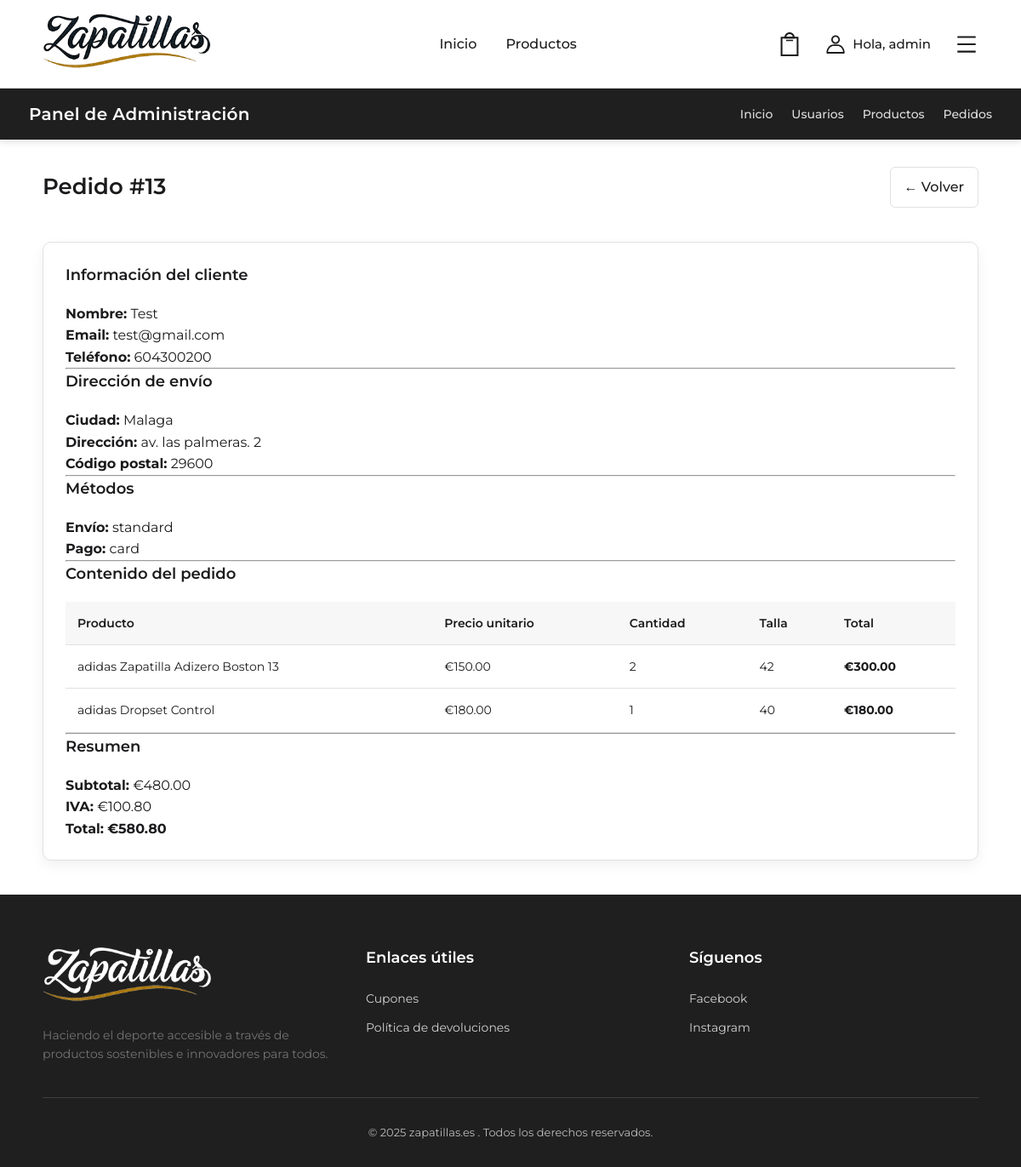
Screenshot of /admin/order-view.php?id=13 (signed in) with the database file from the repository.
### tables this page shows
CREATE TABLE `orders` (
  `id` int(11) NOT NULL,
  `customer_name` varchar(150) NOT NULL,
  `customer_email` varchar(150) NOT NULL,
  `customer_phone` varchar(50) DEFAULT NULL,
  `city` varchar(100) DEFAULT NULL,
  `address` varchar(255) DEFAULT NULL,
  `postal_code` varchar(20) DEFAULT NULL,
  `shipping_method` varchar(50) DEFAULT NULL,
  `payment_method` varchar(50) DEFAULT NULL,
  `subtotal` decimal(10,2) NOT NULL,
  `tax` decimal(10,2) NOT NULL,
  `total` decimal(10,2) NOT NULL,
  `created_at` timestamp NULL DEFAULT current_timestamp()
);

CREATE TABLE `order_items` (
  `id` int(11) NOT NULL,
  `order_id` int(11) NOT NULL,
  `product_id` int(11) NOT NULL,
  `size` varchar(20) DEFAULT NULL,
  `qty` int(11) NOT NULL,
  `price` decimal(10,2) NOT NULL,
  `subtotal` decimal(10,2) NOT NULL,
  `product_name` varchar(255) DEFAULT NULL,
  `product_price` decimal(10,2) DEFAULT NULL
);

### admin/order-view.php (the view, shortened to what this page needs)
<?php
require_once realpath(__DIR__ . '/../includes/config.php');
require_once $base_path . 'includes/header.php';
$id = (int)($_GET['id'] ?? 0);
$stmt = $pdo->prepare("SELECT * FROM orders WHERE id = ?");
$stmt->execute([$id]);
$order = $stmt->fetch(PDO::FETCH_ASSOC);
$itemsStmt = $pdo->prepare("
    SELECT
        oi.id,
        oi.order_id,
        oi.product_id,
        oi.size,
        oi.qty,
        oi.price AS order_price,
        oi.subtotal,
        oi.product_name,
        oi.product_price,
        p.name AS db_product_name
    FROM order_items oi
    LEFT JOIN products p ON oi.product_id = p.id
    WHERE oi.order_id = ?
");
$itemsStmt->execute([$id]);
$items = $itemsStmt->fetchAll(PDO::FETCH_ASSOC);
?>
<section class="admin-page">
<div class="container">
    <div class="admin-topbar">
        <h2>Pedido #<?= $id ?></h2>
        <a href="orders.php" class="btn btn-secondary">← Volver</a>
    </div>
    <div class="admin-card">
        <div class="admin-card-inner">
            <h3>Información del cliente</h3>
            <p><strong>Nombre:</strong> <?= htmlspecialchars($order['customer_name']) ?></p>
            <p><strong>Email:</strong> <?= htmlspecialchars($order['customer_email']) ?></p>
            <p><strong>Teléfono:</strong> <?= htmlspecialchars($order['customer_phone']) ?></p>
            <hr>
            <h3>Dirección de envío</h3>
            <p><strong>Ciudad:</strong> <?= htmlspecialchars($order['city']) ?></p>
            <p><strong>Dirección:</strong> <?= htmlspecialchars($order['address']) ?></p>
            <p><strong>Código postal:</strong> <?= htmlspecialchars($order['postal_code']) ?></p>
            <hr>
            <h3>Métodos</h3>
            <p><strong>Envío:</strong> <?= htmlspecialchars($order['shipping_method']) ?></p>
            <p><strong>Pago:</strong> <?= htmlspecialchars($order['payment_method']) ?></p>
            <hr>
            <h3>Contenido del pedido</h3>
            <table class="admin-table">
                <thead>
                    <tr>
                        <th>Producto</th>
                        <th>Precio unitario</th>
                        <th>Cantidad</th>
                        <th>Talla</th>
                        <th>Total</th>
                    </tr>
                </thead>
                <tbody>
                    <?php foreach ($items as $i): ?>
                        <?php
                            $unit = (float)$i['order_price'];
                            $qty = (int)$i['qty'];
                            $subtotal = (float)$i['subtotal'];
                        ?>
                        <tr>
                            <td><?= htmlspecialchars($i['product_name']) ?></td>
                            <td>€<?= number_format($unit, 2) ?></td>
                            <td><?= $qty ?></td>
                            <td><?= htmlspecialchars($i['size']) ?></td>
                            <td><strong>€<?= number_format($subtotal, 2) ?></strong></td>
                        </tr>
                    <?php endforeach; ?>
                </tbody>
            </table>
            <hr>
            <h3>Resumen</h3>
            <p><strong>Subtotal:</strong> €<?= number_format($order['subtotal'], 2) ?></p>
            <p><strong>IVA:</strong> €<?= number_format($order['tax'], 2) ?></p>
            <p><strong>Total:</strong> <strong>€<?= number_format($order['total'], 2) ?></strong></p>
        </div>
    </div>
</div>
</section>
<?php require_once $base_path . 'includes/footer.php'; ?>

### assets/style.css (style rules this page uses)
:root { --color-primary: #1F1F1F; --color-accent: #C6A268; --color-accent-hover: #B08B50; --color-text-main: #1B1B1D; --color-text-light: #ffffff; --color-text-muted: #737373; --color-bg-main: #ffffff; --color-bg-alt: #F7F7F8; --color-bg-soft: #F0F0F2; --color-border: #e1e1e1; --color-border-hover: #777; --radius: 10px; --radius-sm: 6px; --shadow: 0 6px 16px rgba(0,0,0,0.06); }
* { margin: 0; padding: 0; box-sizing: border-box; }
body { font-family: 'Montserrat', sans-serif; background: var(--color-bg-main); color: var(--color-text-main); line-height: 1.6; }
a { text-decoration: none; color: var(--color-text-main); transition: color 0.3s ease; }
.container { max-width: 1140px; margin: 0 auto; padding: 0 20px; }
.btn { display: inline-flex; align-items: center; gap: 6px; padding: 10px 16px; border-radius: var(--radius-sm); font-weight: 500; cursor: pointer; transition: 0.2s; text-decoration: none; justify-content: center; font-size: 1rem; line-height: inherit; }
.btn-secondary { background: var(--color-bg-main); border: 1px solid var(--color-border); color: var(--color-text-main); }
table { width: 100%; border-collapse: collapse; font-size: 14px; }
th { background: var(--color-bg-alt); padding: 14px; font-weight: 600; border-bottom: 1px solid var(--color-border); text-align: left; }
td { padding: 14px; border-bottom: 1px solid var(--color-border); }
body { min-height: 100vh; display: flex; flex-direction: column; }

### assets/admin.css (style rules this page uses)
.admin-page { margin-bottom: 40px; }
.admin-topbar { grid-column: 1 / -1; display: flex; justify-content: space-between; align-items: center; margin-bottom: 40px; }
.admin-topbar h2 { font-size: 26px; font-weight: 600; margin: 0; }
.admin-card { background: var(--color-bg-main); border: 1px solid var(--color-border); border-radius: var(--radius); box-shadow: var(--shadow); }
.admin-card-inner { padding: 24px 26px; }
.admin-card h3 { margin-bottom: 18px; font-size: 18px; font-weight: 600; }

### rows the page displays
orders: customer_name "Test", customer_email "test@gmail.com", customer_phone "604300200", city "Malaga", address "av. las palmeras. 2", postal_code "29600", shipping_method "standard", payment_method "card", subtotal "480.00", tax "100.80", total "580.80"
order_items: product_name "adidas Zapatilla Adizero Boston 13", price "150.00", qty "2", size "42", subtotal "300.00"
order_items: product_name "adidas Dropset Control", price "180.00", qty "1", size "40", subtotal "180.00"

### other values shown
$_SESSION['username'] "admin"
$id "13"
